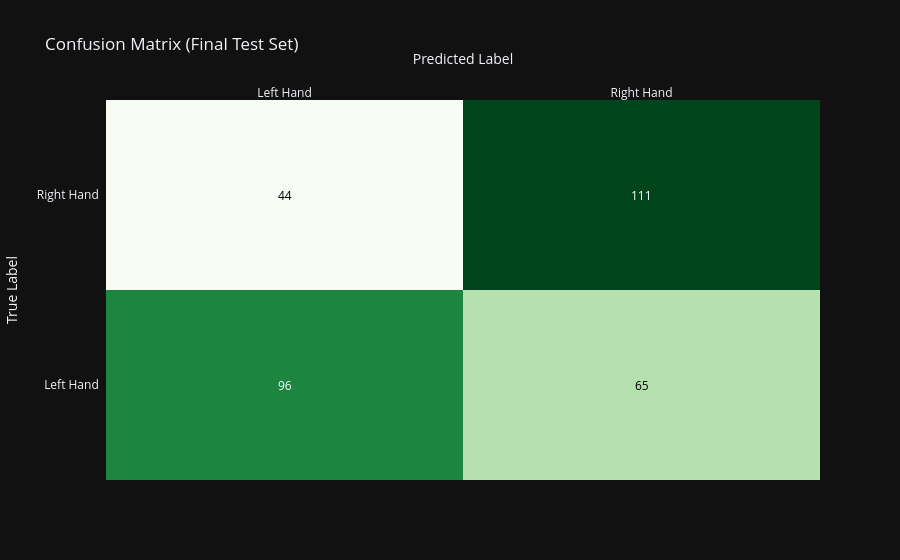

Notebook cell for this chart:
### Code cell
print("\nLoading test data : ")
X_test, y_test = load_dataset_for_subjects(config.TEST_SUBJECTS, config.BASE_PATH)

print(f"Success. Found {X_test.shape[0]} trials.")
print(f"\nTest data shape: {X_test.shape}")
print(f", Test labels shape: {y_test.shape} (Left: {np.sum(y_test == 0)}, Right: {np.sum(y_test == 1)})")

print("\nPreparing test data :")
X_test_flat = X_test.reshape(X_test.shape[0], -1)
X_test_scaled_flat = scaler.transform(X_test_flat)  # IMPORTANT: Only transform, do not fit again
X_test_scaled = X_test_scaled_flat.reshape(X_test.shape)
X_test_final = X_test_scaled[:, :, :, np.newaxis]
y_test_final = to_categorical(y_test, config.N_CLASSES)
print(f" Final Test Shape: {X_test_final.shape}")

print("\nEvaluating model on the test set :")
test_loss, test_accuracy = best_model.evaluate(X_test_final, y_test_final, verbose=0, batch_size=config.BATCH_SIZE)
print(f"\nFinal Test Accuracy: {test_accuracy*100:.2f}%")
print(f"   Final Test Loss: {test_loss:.4f}")

y_pred_test = best_model.predict(X_test_final, batch_size=config.BATCH_SIZE)
y_pred_test_classes = np.argmax(y_pred_test, axis=1)
y_true_test_classes = y_test

print("\nClassification Report (Test Set):")
print(classification_report(y_true_test_classes, y_pred_test_classes, target_names=['Left Hand', 'Right Hand']))
plot_confusion_matrix(y_true_test_classes, y_pred_test_classes)

### Figure 1 — Plotly figure (JSON) as saved in the notebook; plotly's stock layout.template omitted (floating-point values rounded to 4 significant figures)
{"data": [{"colorscale": [[0.0, "rgb(247,252,245)"], [0.125, "rgb(229,245,224)"], [0.25, "rgb(199,233,192)"], [0.375, "rgb(161,217,155)"], [0.5, "rgb(116,196,118)"], [0.625, "rgb(65,171,93)"], [0.75, "rgb(35,139,69)"], [0.875, "rgb(0,109,44)"], [1.0, "rgb(0,68,27)"]], "reversescale": false, "showscale": false, "x": ["Left Hand", "Right Hand"], "y": ["Left Hand", "Right Hand"], "z": [[96, 65], [44, 111]], "type": "heatmap"}], "layout": {"annotations": [{"font": {"color": "#FFFFFF"}, "showarrow": false, "text": "96", "x": "Left Hand", "xref": "x", "y": "Left Hand", "yref": "y"}, {"font": {"color": "#000000"}, "showarrow": false, "text": "65", "x": "Right Hand", "xref": "x", "y": "Left Hand", "yref": "y"}, {"font": {"color": "#000000"}, "showarrow": false, "text": "44", "x": "Left Hand", "xref": "x", "y": "Right Hand", "yref": "y"}, {"font": {"color": "#FFFFFF"}, "showarrow": false, "text": "111", "x": "Right Hand", "xref": "x", "y": "Right Hand", "yref": "y"}], "xaxis": {"dtick": 1, "gridcolor": "rgb(0, 0, 0)", "side": "top", "ticks": "", "title": {"text": "Predicted Label"}}, "yaxis": {"dtick": 1, "ticks": "", "ticksuffix": "  ", "title": {"text": "True Label"}}, "title": {"text": "Confusion Matrix (Final Test Set)"}}}
